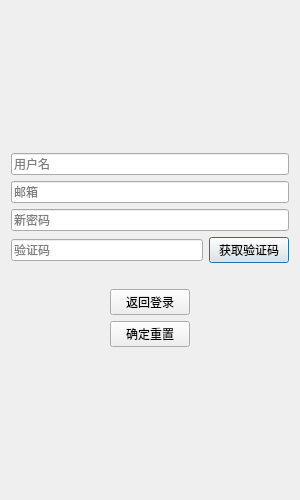
<?xml version="1.0" encoding="UTF-8"?>
<ui version="4.0">
 <class>ResetDialog</class>
 <widget class="QDialog" name="ResetDialog">
  <property name="geometry">
   <rect>
    <x>0</x>
    <y>0</y>
    <width>300</width>
    <height>500</height>
   </rect>
  </property>
  <property name="minimumSize">
   <size>
    <width>300</width>
    <height>500</height>
   </size>
  </property>
  <property name="maximumSize">
   <size>
    <width>300</width>
    <height>500</height>
   </size>
  </property>
  <property name="windowTitle">
   <string>Dialog</string>
  </property>
  <layout class="QVBoxLayout" name="verticalLayout">
   <item>
    <spacer name="verticalSpacer">
     <property name="orientation">
      <enum>Qt::Orientation::Vertical</enum>
     </property>
     <property name="sizeHint" stdset="0">
      <size>
       <width>20</width>
       <height>138</height>
      </size>
     </property>
    </spacer>
   </item>
   <item>
    <widget class="QLineEdit" name="user_edit">
     <property name="placeholderText">
      <string>用户名</string>
     </property>
    </widget>
   </item>
   <item>
    <widget class="QLineEdit" name="email_edit">
     <property name="placeholderText">
      <string>邮箱</string>
     </property>
    </widget>
   </item>
   <item>
    <widget class="QLineEdit" name="pwd_edit">
     <property name="echoMode">
      <enum>QLineEdit::EchoMode::Password</enum>
     </property>
     <property name="placeholderText">
      <string>新密码</string>
     </property>
    </widget>
   </item>
   <item>
    <layout class="QHBoxLayout" name="horizontalLayout">
     <item>
      <widget class="QLineEdit" name="varify_edit">
       <property name="placeholderText">
        <string>验证码</string>
       </property>
      </widget>
     </item>
     <item>
      <widget class="TimerButton" name="get_code_btn">
       <property name="text">
        <string>获取验证码</string>
       </property>
      </widget>
     </item>
    </layout>
   </item>
   <item>
    <widget class="QLabel" name="err_tip">
     <property name="text">
      <string/>
     </property>
    </widget>
   </item>
   <item>
    <layout class="QHBoxLayout" name="horizontalLayout_2">
     <item>
      <spacer name="horizontalSpacer">
       <property name="orientation">
        <enum>Qt::Orientation::Horizontal</enum>
       </property>
       <property name="sizeHint" stdset="0">
        <size>
         <width>40</width>
         <height>20</height>
        </size>
       </property>
      </spacer>
     </item>
     <item>
      <widget class="QPushButton" name="return_btn">
       <property name="text">
        <string>返回登录</string>
       </property>
      </widget>
     </item>
     <item>
      <spacer name="horizontalSpacer_2">
       <property name="orientation">
        <enum>Qt::Orientation::Horizontal</enum>
       </property>
       <property name="sizeHint" stdset="0">
        <size>
         <width>40</width>
         <height>20</height>
        </size>
       </property>
      </spacer>
     </item>
    </layout>
   </item>
   <item>
    <layout class="QHBoxLayout" name="horizontalLayout_3">
     <item>
      <spacer name="horizontalSpacer_3">
       <property name="orientation">
        <enum>Qt::Orientation::Horizontal</enum>
       </property>
       <property name="sizeHint" stdset="0">
        <size>
         <width>40</width>
         <height>20</height>
        </size>
       </property>
      </spacer>
     </item>
     <item>
      <widget class="QPushButton" name="sure_btn">
       <property name="text">
        <string>确定重置</string>
       </property>
      </widget>
     </item>
     <item>
      <spacer name="horizontalSpacer_4">
       <property name="orientation">
        <enum>Qt::Orientation::Horizontal</enum>
       </property>
       <property name="sizeHint" stdset="0">
        <size>
         <width>40</width>
         <height>20</height>
        </size>
       </property>
      </spacer>
     </item>
    </layout>
   </item>
   <item>
    <spacer name="verticalSpacer_2">
     <property name="orientation">
      <enum>Qt::Orientation::Vertical</enum>
     </property>
     <property name="sizeHint" stdset="0">
      <size>
       <width>20</width>
       <height>137</height>
      </size>
     </property>
    </spacer>
   </item>
  </layout>
 </widget>
 <customwidgets>
  <customwidget>
   <class>TimerButton</class>
   <extends>QPushButton</extends>
   <header>timerbutton.h</header>
  </customwidget>
 </customwidgets>
 <resources/>
 <connections/>
</ui>
